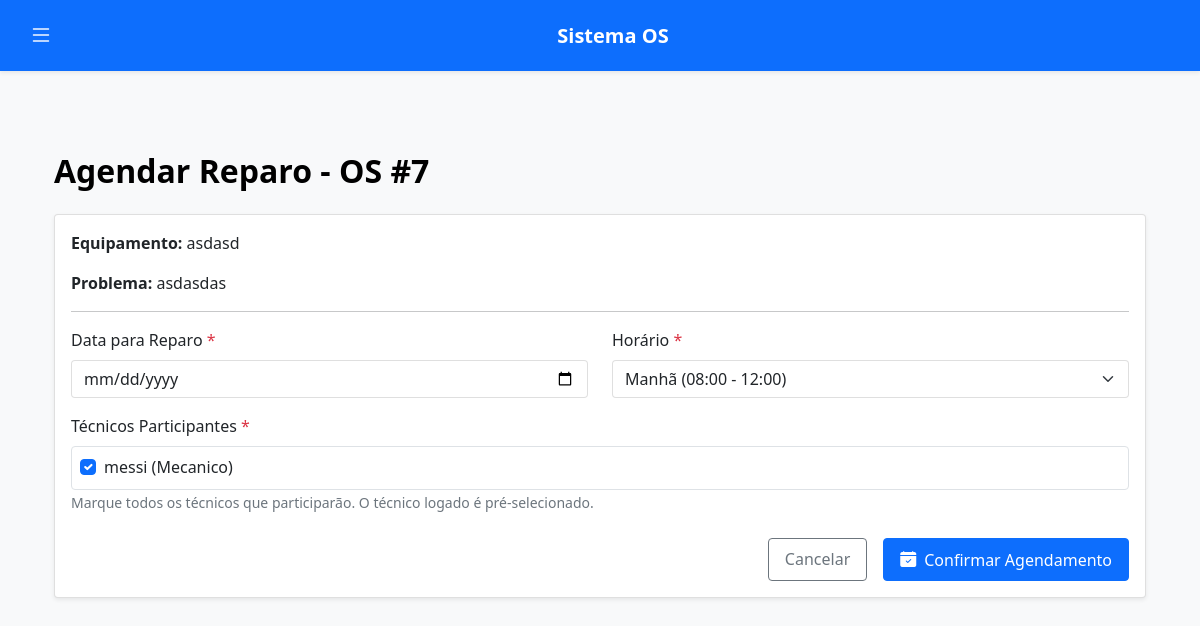
Screenshot of /manutencao/agendar/7 (signed in) with the database file from the repository.
### tables this page shows
CREATE TABLE ordens_servico (
            id INTEGER PRIMARY KEY AUTOINCREMENT,
            data TEXT NOT NULL DEFAULT CURRENT_TIMESTAMP, -- Data de abertura da OS
            equipamento TEXT NOT NULL,
            problema TEXT NOT NULL,
            prioridade TEXT NOT NULL CHECK(prioridade IN ('baixa', 'normal', 'alta', 'urgente')),
            status TEXT NOT NULL CHECK(status IN ('Aberta', 'Agendada', 'Em andamento', 'Pausada', 'Concluída', 'Cancelada')) DEFAULT 'Aberta',
            solucao TEXT,
            tempo_reparo REAL, -- Em minutos ou horas, a ser calculado
            inicio TEXT,      -- Data/Hora de início do trabalho (pode ser manual ou automático)
            fim TEXT,         -- Data/Hora de conclusão do trabalho (AGORA SERÁ MANUAL)
            solicitante_id INTEGER NOT NULL,
            tecnico_id INTEGER, -- Pode representar o técnico principal ou o que iniciou
            local TEXT,
            setor TEXT,
            data_agendamento TEXT,
            horario_agendamento TEXT,
            FOREIGN KEY (solicitante_id) REFERENCES usuarios (id),
            FOREIGN KEY (tecnico_id) REFERENCES usuarios (id)
        );

CREATE TABLE usuarios (
            id INTEGER PRIMARY KEY AUTOINCREMENT,
            usuario TEXT NOT NULL UNIQUE,
            senha TEXT NOT NULL,
            tipo TEXT NOT NULL CHECK(tipo IN ('solicitante', 'manutencao', 'admin', 'master-admin')),
            nome TEXT NOT NULL,
            email TEXT UNIQUE,
            especialidade TEXT CHECK(especialidade IS NULL OR especialidade IN ('eletricista', 'mecanico')), -- Nova coluna
            ativo BOOLEAN DEFAULT 1,
            data_criacao TEXT DEFAULT CURRENT_TIMESTAMP
        );

### app.py (the view, shortened to what this page needs)
@app.route('/manutencao/agendar/<int:id_os>', methods=['GET', 'POST'])
@manutencao_required
def agendar_os(id_os):
    conn = get_db()
    cursor = conn.cursor()
    cursor.execute("SELECT * FROM ordens_servico WHERE id = ?", (id_os,))
    os_data = cursor.fetchone()
    if not os_data:
        flash('Ordem de Serviço não encontrada.', 'danger')
        return redirect(url_for('manutencao_dashboard'))
    if os_data['status'] in ['Concluída', 'Cancelada']:
        flash(f"OS #{id_os} já está {os_data['status'].lower()} e não pode ser reagendada.", 'warning')
        return redirect(url_for('detalhe_os', id_os=id_os))
    cursor.execute("SELECT id, nome, especialidade FROM usuarios WHERE tipo = 'manutencao' AND ativo = 1 ORDER BY nome")
    todos_tecnicos = cursor.fetchall()
    return render_template('manutencao/agendar_os.html',
                           os=os_data,
                           todos_tecnicos_manutencao=todos_tecnicos)

### app.py (called while the page is built)
def manutencao_required(f):
    @wraps(f)
    def decorated_function(*args, **kwargs):
        if session.get('tipo') != 'manutencao':
            flash('Acesso não autorizado', 'danger')
            return redirect(url_for('login'))
        return f(*args, **kwargs)
    return decorated_function

def get_db():
    if 'db' not in g:
        g.db = sqlite3.connect('db/os.db')
        g.db.row_factory = sqlite3.Row
        g.db.execute("PRAGMA journal_mode=WAL")
        g.db.execute("PRAGMA busy_timeout=5000")
    return g.db

### templates/manutencao/agendar_os.html (shortened to what this page needs)
{% extends "base.html" %}
{% block content %}
<div class="container">
    <h2 class="my-4">Agendar Reparo - OS #{{ os.id }}</h2>
    <div class="card">
        <div class="card-body">
            <p><strong>Equipamento:</strong> {{ os.equipamento }}</p>
            <p><strong>Problema:</strong> {{ os.problema }}</p>
            <hr>
            <form method="POST" action="{{ url_for('agendar_os', id_os=os.id) }}">
                <div class="row mb-3">
                    <div class="col-md-6">
                        <label for="data_agendamento" class="form-label">Data para Reparo <span class="text-danger">*</span></label>
                        <input type="date" class="form-control" id="data_agendamento" name="data_agendamento"
                               value="{{ request_form_data.data_agendamento if request_form_data else (os.data_agendamento if os.data_agendamento else '') }}" required>
                    </div>
                    <div class="col-md-6">
                        <label for="horario_agendamento" class="form-label">Horário <span class="text-danger">*</span></label>
                        <select class="form-select" id="horario_agendamento" name="horario_agendamento" required>
                            {% set horario_selecionado = request_form_data.horario_agendamento if request_form_data else os.horario_agendamento %}
                            <option value="08:00-12:00" {% if horario_selecionado == '08:00-12:00' %}selected{% endif %}>Manhã (08:00 - 12:00)</option>
                        </select>
                    </div>
                </div>
                <div class="mb-3">
                    <label class="form-label">Técnicos Participantes <span class="text-danger">*</span></label>
                    <div class="border rounded p-2" style="max-height: 200px; overflow-y: auto;">
                        {% if todos_tecnicos_manutencao %}
                            {% for tecnico in todos_tecnicos_manutencao %}
                            <div class="form-check">
                                <input class="form-check-input" type="checkbox"
                                       id="tecnico_ag_{{ tecnico.id }}"
                                       name="tecnicos_participantes"
                                       value="{{ tecnico.id }}"
                                       {% set tecnico_id_str = tecnico.id|string %}
                                       {% if request_form_data and tecnico_id_str in request_form_data.getlist('tecnicos_participantes') %}
                                           checked
                                       {% elif not request_form_data and session.user_id == tecnico.id %}
                                           checked
                                       {% endif %}
                                       >
                                <label class="form-check-label" for="tecnico_ag_{{ tecnico.id }}">
                                    {{ tecnico.nome }} ({{ tecnico.especialidade|capitalize if tecnico.especialidade else 'Manutenção' }})
                                </label>
                            </div>
                            {% endfor %}
                        {% else %}
                            <p class="text-muted mb-0">Nenhum técnico de manutenção disponível.</p>
                        {% endif %}
                    </div>
                     <small class="form-text text-muted">Marque todos os técnicos que participarão. O técnico logado é pré-selecionado.</small>
                </div>
                <div class="d-grid gap-2 d-md-flex justify-content-md-end mt-4">
                    <a href="{{ url_for('detalhe_os', id_os=os.id) }}" class="btn btn-outline-secondary me-md-2">Cancelar</a>
                    <button type="submit" class="btn btn-primary">
                        <i class="bi bi-calendar-check-fill me-2"></i>Confirmar Agendamento
                    </button>
                </div>
            </form>
        </div>
    </div>
</div>
{% endblock %}

### static/style.css (style rules this page uses)
:root { --bs-body-bg-light: #f8f9fa; --bs-body-color-light: #212529; --bs-emphasis-color-light: #000; --card-bg-light: #ffffff; --card-border-color-light: rgba(0, 0, 0, 0.125); --card-header-bg-light: #f8f9fa; --card-header-color-light: #212529; --navbar-bg-light: #0d6efd; --navbar-color-light: rgba(255, 255, 255, 0.75); --navbar-brand-color-light: #ffffff; --navbar-hover-color-light: #ffffff; --offcanvas-bg-light: #f8f9fa; --offcanvas-color-light: #212529; --offcanvas-link-hover-bg-light: #e9ecef; --offcanvas-link-hover-color-light: #0d6efd; --table-header-bg-light: #f8f9fa; --table-header-color-light: #212529; --form-control-focus-border-light: #86b7fe; --form-control-focus-shadow-light: rgba(13, 110, 253, 0.25); --link-color-light: #0d6efd; --link-hover-color-light: #0a58ca; }
body { background-color: var(--bs-body-bg-light); color: var(--bs-body-color-light); padding-top: 56px; }
.card { box-shadow: 0 0.125rem 0.25rem rgba(0, 0, 0, 0.075); margin-bottom: 1.5rem; border: 1px solid var(--card-border-color-light); background-color: var(--card-bg-light); }
.form-control, .form-select { background-color: var(--card-bg-light); color: var(--bs-body-color-light); border: 1px solid var(--card-border-color-light); }
.btn { font-weight: 500; padding: 0.5rem 1rem; }
.btn i, .btn .bi { margin-right: 0.5rem; vertical-align: text-bottom; }
a { color: var(--link-color-light); text-decoration: none; }
h1, h2, h3, h4, h5, h6 { color: var(--bs-emphasis-color-light); font-weight: 600; }
.container { padding-top: 1.5rem; padding-bottom: 2rem; }

### templates/base.html (style rules this page uses)
body { padding-top: 56px; }

### rows the page displays
ordens_servico: id "7", equipamento "asdasd", problema "asdasdas"
usuarios: tecnicos_participantes "☑", nome "messi", especialidade "Mecanico"
